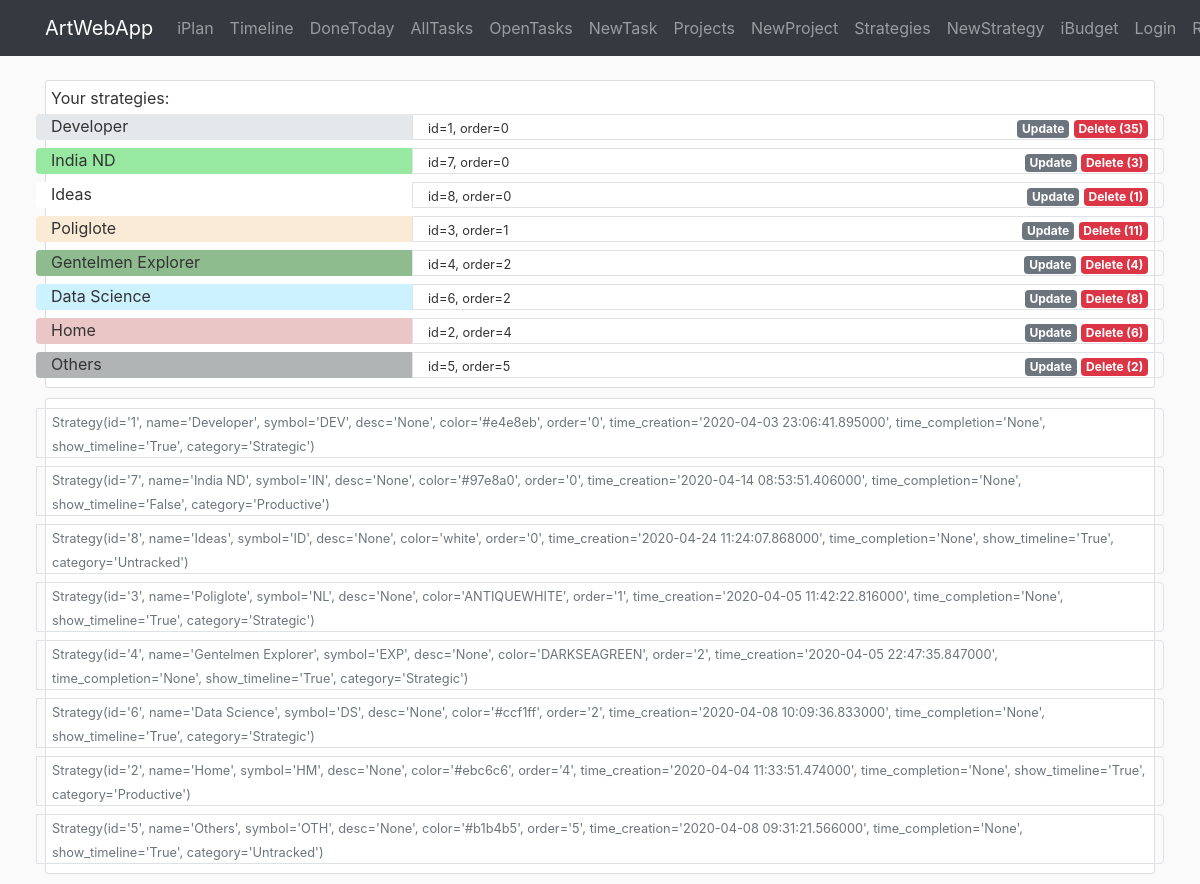
Before: /iplan/strategy with the older database file.
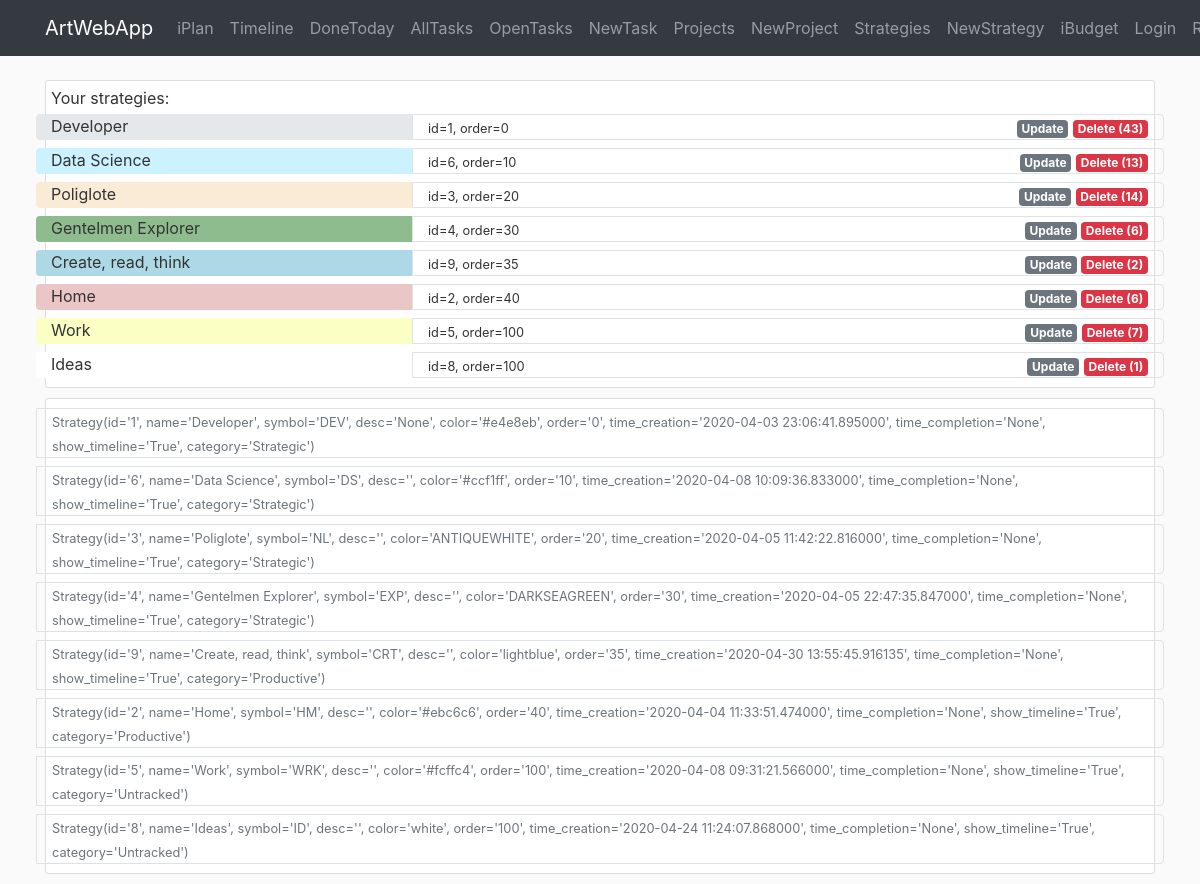
After: the same page with the newer database file.
### awa/iplan/models.py (models this page shows)
class Strategy(db.Model):
    id = db.Column(db.Integer, primary_key=True)
    name = db.Column(db.String(40), nullable=False)
    symbol = db.Column(db.String(3))
    desc = db.Column(db.Text)
    color = db.Column(db.String(7))
    order = db.Column(db.Integer)
    time_creation = db.Column(db.DateTime, default=datetime.now)
    time_completion = db.Column(db.DateTime)
    show_timeline = db.Column(db.Boolean, default=True, nullable=False)
    category = db.Column(db.String(20), nullable=True)
    br_task = db.relationship('Task', backref='strategy')  # todo: lazy=True - test that later
    def __repr__(self):
        return f"Strategy(id='{self.id}', name='{self.name}', symbol='{self.symbol}', desc='{self.desc}'," \
               f" color='{self.color}', order='{self.order}', time_creation='{self.time_creation}'," \
               f" time_completion='{self.time_completion}', show_timeline='{self.show_timeline}'," \
               f" category='{self.category}')"

### awa/iplan/routes.py (the view)
@iplan.route('/iplan/strategy', methods=['GET', 'POST'])
def strategy():
    strategies = Strategy.query.order_by(Strategy.order).all()
    count_tasks = {item.id: len(Task.query.filter_by(id_strategy=item.id).all()) for item in strategies}
    return render_template('iplan/strategy.html', strategies=strategies, legend='Create New Strategy',
                           count_tasks=count_tasks)

### awa/templates/iplan/strategy.html
{% extends "layout.html" %}
{% block content %}
<div class="container">
   <div class="content-section">
       Your strategies:
        {% for item in strategies %}
        <div class="row">
            <div class="col-4 rounded-left mt-1 mb-1" style="background-color:{{item.color}}">
                {{item.name}}
            </div>
            <div class="col border rounded-right mt-1 mb-1">
                <div class="row p-0">
                    <div class="col-auto">
                        <small>id={{item.id}}, order={{item.order}}</small>
                    </div>
                    <div class="col-auto ml-auto">
                        <a href="{{url_for('iplan.strategy_update', id_strategy=item.id)}}" class="badge badge-secondary">Update</a>
                        {% if count_tasks[item.id] != 0 %}
                            <a href="{{url_for('iplan.strategy_delete', id_strategy=item.id)}}" class="badge badge-danger">Delete ({{count_tasks[item.id]}})</a>
                        {% else %}
                            <a href="{{url_for('iplan.strategy_delete', id_strategy=item.id)}}" class="badge badge-warning">Delete ({{count_tasks[item.id]}})</a>
                        {% endif %}
                    </div>
                </div>
            </div>
        </div>
        {% endfor %}
    </div>
   <div class="content-section">
        {% for item in strategies %}
        <div class="row">
            <div class="col border rounded-right mt-1 mb-1">
                <div class="row p-0">
                    <div class="col-auto">
                        <small class="text-muted">{{item}}</small>
                    </div>
                </div>
            </div>
        </div>
        {% endfor %}
    </div>
</div>
{% endblock content %}

### awa/templates/layout.html (shortened to what this page needs)
<!DOCTYPE html>
<html lang="en">
<head>
    <link rel="stylesheet" href="https://stackpath.bootstrapcdn.com/bootstrap/4.4.1/css/bootstrap.min.css">
    <link rel="stylesheet" type="text/css" href="{{ url_for('static', filename='main.css') }}">
</head>
<body>
    <header>
        <nav class="navbar navbar-expand-md navbar-dark bg-dark fixed-top">
            <div class="container">
                <a class="navbar-brand" href="{{ url_for('main.home') }}">ArtWebApp</a>
                <div class="collapse navbar-collapse" id="navbarSupportedContent">
                    <div class="navbar-nav mr-auto">
                        <a class="nav-item nav-link" href="{{ url_for('iplan.home') }}">iPlan</a>
                        <a class="nav-item nav-link" href="{{ url_for('iplan.timeline') }}">Timeline</a>
                        <a class="nav-item nav-link" href="{{ url_for('iplan.task_donetoday') }}">DoneToday</a>
                        <a class="nav-item nav-link" href="{{ url_for('iplan.task') }}">AllTasks</a>
                        <a class="nav-item nav-link" href="{{ url_for('iplan.task_open') }}">OpenTasks</a>
                        <a class="nav-item nav-link" href="{{ url_for('iplan.task_create', timeline_category='This Week') }}">NewTask</a>
                        <a class="nav-item nav-link" href="{{ url_for('iplan.project') }}">Projects</a>
                        <a class="nav-item nav-link" href="{{ url_for('iplan.project_create') }}">NewProject</a>
                        <a class="nav-item nav-link" href="{{ url_for('iplan.strategy') }}">Strategies</a>
                        <a class="nav-item nav-link" href="{{ url_for('iplan.strategy_create') }}">NewStrategy</a>
                    </div>
                    <div class="navbar-nav">
                        <a class="nav-item nav-link" href="{{ url_for('ibudget.home')}}">iBudget</a>
                        <a class="nav-item nav-link" href="#">Login</a>
                        <a class="nav-item nav-link" href="#">Register</a>
                    </div>
                </div>
            </div>
        </nav>
    </header>
    <main role="main">
            {% block content %}{% endblock %}
    </main>
</body>
</html>

### awa/static/main.css (style rules this page uses)
body { background: #fafafa; color: #333333; margin-top: 5rem; }
.content-section { background: #ffffff; padding: 5px 5px; border: 1px solid #dddddd; border-radius: 3px; margin-bottom: 10px; }

Changed rows visible on the page:
removed Strategy: name "India ND", id "7", order "0", count_tasks "3", id+name+symbol "Strategy(id='7', name='India ND', symbol='IN', desc='None', color='#97e8a0', order='0', time_creation='2020-04-14 08:53:51.406000', time_completion='None', show_timeline='False', category='Productive')"
computed for Strategy "Developer": count_tasks "35" → "43"
changed Strategy "Data Science": order "2" → "10"; count_tasks "8" → "13"; id+name+symbol "Strategy(id='6', name='Data Science', symbol='DS', desc='None', color='#ccf1ff', order='2', time_creation='2020-04-08 10:09:36.833000', time_completion='None', show_timeline='True',…" → "Strategy(id='6', name='Data Science', symbol='DS', desc='', color='#ccf1ff', order='10', time_creation='2020-04-08 10:09:36.833000', time_completion='None', show_timeline='True',…"; moves up the list
changed Strategy "Poliglote": order "1" → "20"; count_tasks "11" → "14"; id+name+symbol "Strategy(id='3', name='Poliglote', symbol='NL', desc='None', color='ANTIQUEWHITE', order='1', time_creation='2020-04-05 11:42:22.816000', time_completion='None', show_timeline='True',…" → "Strategy(id='3', name='Poliglote', symbol='NL', desc='', color='ANTIQUEWHITE', order='20', time_creation='2020-04-05 11:42:22.816000', time_completion='None', show_timeline='True',…"
changed Strategy "Gentelmen Explorer": order "2" → "30"; id "4" → "6"; id+name+symbol "Strategy(id='4', name='Gentelmen Explorer', symbol='EXP', desc='None', color='DARKSEAGREEN', order='2', time_creation='2020-04-05 22:47:35.847000', time_completion='None', show_timeline='True',…" → "Strategy(id='4', name='Gentelmen Explorer', symbol='EXP', desc='', color='DARKSEAGREEN', order='30', time_creation='2020-04-05 22:47:35.847000', time_completion='None', show_timeline='True',…"
added Strategy: name "Create, read, think", id "9", order "35", count_tasks "2", id+name+symbol "Strategy(id='9', name='Create, read, think', symbol='CRT', desc='', color='lightblue', order='35', time_creation='2020-04-30 13:55:45.916135', time_completion='None', show_timeline='True', category='Productive')"
changed Strategy "Home": order "4" → "40"; id+name+symbol "Strategy(id='2', name='Home', symbol='HM', desc='None', color='#ebc6c6', order='4', time_creation='2020-04-04 11:33:51.474000', time_completion='None', show_timeline='True',…" → "Strategy(id='2', name='Home', symbol='HM', desc='', color='#ebc6c6', order='40', time_creation='2020-04-04 11:33:51.474000', time_completion='None', show_timeline='True',…"
changed Strategy id 5: color "#b1b4b5" → "#fcffc4" (drawn); name "Others" → "Work"; order "5" → "100"; count_tasks "2" → "7"; id+name+symbol "Strategy(id='5', name='Others', symbol='OTH', desc='None', color='#b1b4b5', order='5', time_creation='2020-04-08 09:31:21.566000', time_completion='None', show_timeline='True',…" → "Strategy(id='5', name='Work', symbol='WRK', desc='', color='#fcffc4', order='100', time_creation='2020-04-08 09:31:21.566000', time_completion='None', show_timeline='True',…"
changed Strategy "Ideas": order "0" → "100"; id+name+symbol "Strategy(id='8', name='Ideas', symbol='ID', desc='None', color='white', order='0', time_creation='2020-04-24 11:24:07.868000', time_completion='None', show_timeline='True',…" → "Strategy(id='8', name='Ideas', symbol='ID', desc='', color='white', order='100', time_creation='2020-04-24 11:24:07.868000', time_completion='None', show_timeline='True',…"; moves down the list
